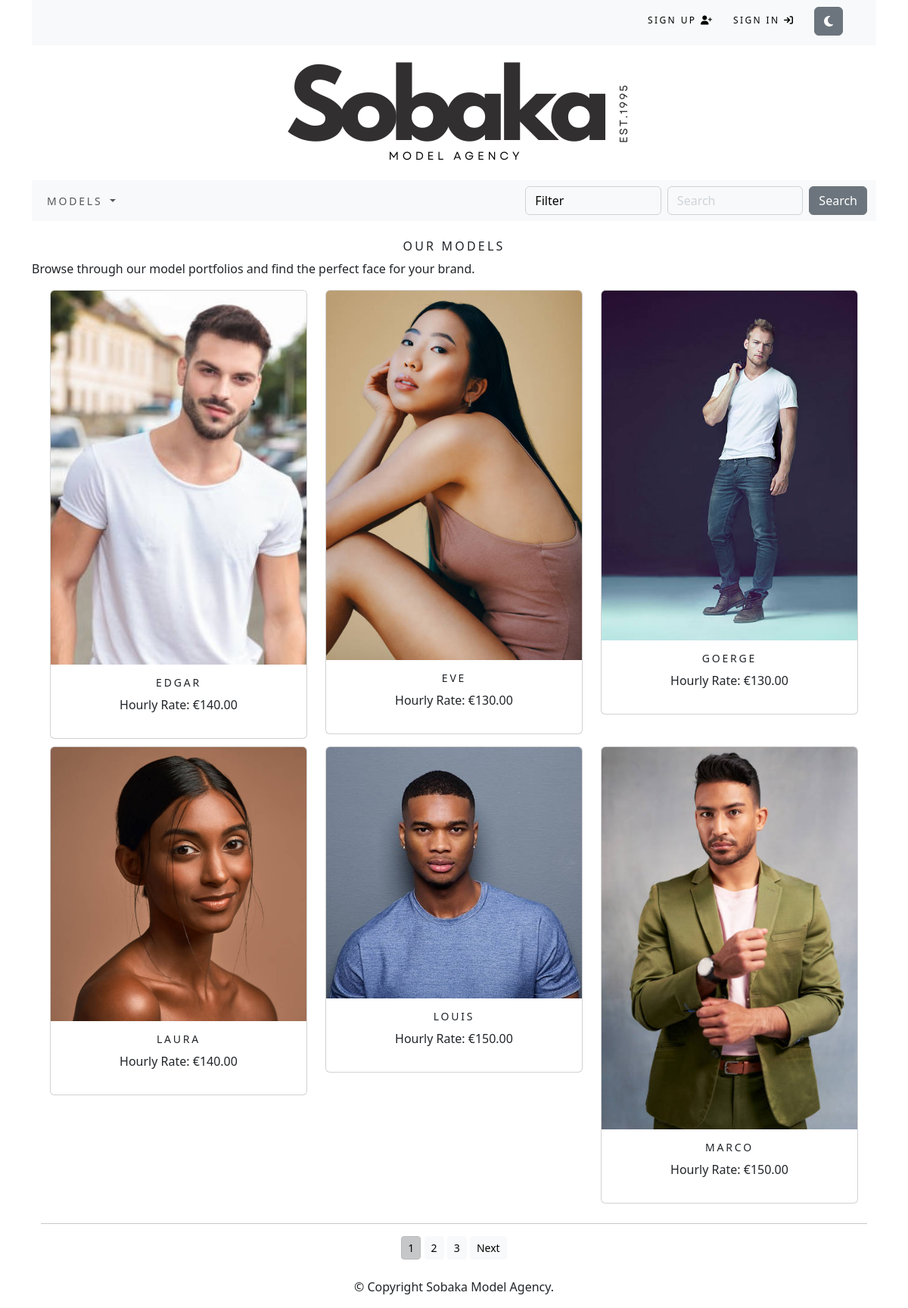
The page / on the database its author committed.
### sobaka/models.py (models this page shows, shortened)
class Human(models.Model):
    id = models.UUIDField(
        primary_key=True,
        default=uuid.uuid4,
        editable=False)
    name = models.CharField(max_length=250, unique=True)
    category = models.ForeignKey(Category, on_delete=models.CASCADE)
    price = models.DecimalField(max_digits=10, decimal_places=2)
    image1 = models.ImageField(upload_to=upload_to_human, blank=True)
    image2 = models.ImageField(upload_to=upload_to_human, blank=True)
    image3 = models.ImageField(upload_to=upload_to_human, blank=True)
    image4 = models.ImageField(upload_to=upload_to_human, blank=True)
    image5 = models.ImageField(upload_to=upload_to_human, blank=True)
    available = models.BooleanField(default=True)
    height = models.IntegerField(blank=True, null=True)
    shoe_size = models.IntegerField(blank=True, null=True)
    waist_size = models.IntegerField(blank=True, null=True)
    bust_size = models.IntegerField(blank=True, null=True)
    hip_size = models.IntegerField(blank=True, null=True)
    eye_color = models.CharField(max_length=250, blank=True)
    hair_color = models.CharField(max_length=250, blank=True)
    class Meta:
        ordering = ('name',)
        verbose_name = 'human'
        verbose_name_plural = 'humans'
    def get_absolute_url(self):
        return reverse('sobaka:human_detail', args=[self.category.id, self.id])

### sobaka/views.py (the view)
# urls.py: path('', views.hum_list, name = 'all_humans'),
def hum_list(request, category_id=None):
    category = None
    humans = Human.objects.filter(available=True)
    if category_id:
        category = get_object_or_404(Category, id=category_id)
        humans = Human.objects.filter(category=category, available=True)
    paginator = Paginator(humans, 6)  # Set the number of items per page
    try:
        page = int(request.GET.get('page', '1'))  # Get the current page number
    except ValueError:
        page = 1  # Default to page 1 if the page parameter is invalid
    try:
        humans = paginator.page(page)  # Get the humans for the current page
    except (EmptyPage, InvalidPage):
        humans = paginator.page(paginator.num_pages)  # Show the last page if the page is out of range
    return render(request, 'sobaka/category.html', {
        'category': category,
        'hums': humans,
        'page': page,  # Pass the current page to the template
    })

### cart/context_processors.py (called while the page is built)
def counter(request):
    item_count = 0
    if 'admin' in request.path:
        return {}
    else:
        try:
            cart = Cart.objects.filter(cart_id=_cart_id(request))
            cart_items = CartItem.objects.all().filter(cart=cart[:1])
            for cart_item in cart_items:
                item_count += cart_item.duration
        except Cart.DoesNotExist:
            item_count = 0
    return {'item_count':item_count}

### cart/views.py (called while the page is built)
def _cart_id(request):
    cart = request.session.session_key
    if not cart:
        cart = request.session.create()
    return cart

### sobaka/context_processors.py (called while the page is built)
def menu_links(request):
    links = Category.objects.all()
    return {'links':links}

### sobaka/models.py (called while the page is built)
    def get_absolute_url(self):
        return reverse('sobaka:humans_by_category', args=[self.id])

### sobaka/templates/sobaka/category.html (shortened to what this page needs)
{% extends "base.html" %}
{% load static %}
{% block content %}
    {% if category %}
        <div class="row my_row_class">
            <div class="mx-auto breadcrumb-nav">
                <p><a href="{% url 'sobaka:all_humans' %}">Our Models</a> | <a href="{% url 'sobaka:all_humans' %}">{{ category.name }}</a></p>
            </div>
        </div>
        <div class="mx-auto">
            {% if category.image %}
                <img class="my_image" src="{{ category.image.url }}" alt="{{ category.name }}">
            {% endif %}
        </div>
        <br>
        <div>
            <h1 class="text-center my_title">{{ category.name }}</h1>
            <p class="text-justify">{{ category.description }}</p>
        </div>
    {% else %}
        <br>
        <div>
            <h1 class="text-center my_title">Our Models</h1>
            <p class="text-justify">Browse through our model portfolios and find the perfect face for your brand.</p>
        </div>
    {% endif %}
    <div class="container">
        <div class="row mx-auto">
            {% for human in hums %}
                <div class="my_bottom_margin col-9 col-lg-4 col-sm-12 col-md-4">
                    <div class="card text-center" style="min-width:18rem;">
                        <a class="img" href="{{ human.get_absolute_url }}"><img class="card-img-top my_image" src="{{ human.image1.url }}" alt="{{ human.name }}"></a>
                        <div class="card-body">
                            <h4>{{ human.name }}</h4>
                            <p>Hourly Rate: €{{ human.price }}</p>
                        </div>
                    </div>
                </div>
            {% endfor %}
        </div>
        <div class="mx-auto">
            {% if hums.paginator.num_pages > 1 %}
                <hr>
                <div class="text-center">
                    {% for pg in hums.paginator.page_range %}
                        <a href="?page={{ pg }}" class="btn btn-light btn-sm paginator-btn {% if hums.number == pg %}active{% endif %}">{{ pg }}</a>
                    {% endfor %}
                    {% if hums.has_next %}
                        <a href="?page={{ hums.next_page_number }}" class="btn btn-light btn-sm paginator-btn">Next</a>
                    {% endif %}
                </div>
            {% endif %}
        </div>
        <br>
    </div>
{% endblock %}

### sobaka/templates/base.html (shortened to what this page needs)
{% load static %}
<!DOCTYPE html>
<html lang="en">
<head>
    <link rel="stylesheet" href="{% static 'css/custom.css' %}">
       <link href="https://cdn.jsdelivr.net/npm/bootstrap@5.3.3/dist/css/bootstrap.min.css" rel="stylesheet">
</head>
<body>
    <div class="container">
      <div class="container-fluid bg-light navbar-fixed-top my_top_navbar_div">
        {% include 'top-navbar.html' %}
      </div>
		  {% include 'header.html' %}
		  {% include 'navbar.html' %}
		  {% block content %}
		  {% endblock %}
		{% include 'footer.html' %}
    </div>
    <link rel="stylesheet" href="https://cdnjs.cloudflare.com/ajax/libs/font-awesome/6.6.0/css/all.min.css">
</body>
</html>

### accounts/templates/top-navbar.html (shortened to what this page needs)
{% load static %}
<div class="container">
    <div class="my_custom_menu">
        <ul>
            {% if user.is_authenticated %}
            <li>
                <a href="#" class="dropdown-toggle" data-bs-toggle="dropdown" aria-haspopup="true" aria-expanded="false">
                    Welcome, {{ user.username }} <i class="fas fa-user-circle"></i>
                </a>
                <div class="dropdown-menu dropdown-menu-right">
                    <a href="{% url 'accounts:profile' %}" class="dropdown-item">Account</a>
                    <form method="post" action="{% url 'logout' %}">
                        {% csrf_token %}
                        <button type="submit" class="dropdown-item" style="border: none; background: none;">Sign Out <i class="fas fa-sign-out-alt"></i>
                        </button>
                    </form>
                </div>
            </li>
            {% else %}
            <li>
                <a href="{% url 'accounts:signup' %}">Sign Up <i class="fas fa-user-plus"></i></a>
            </li>
            <li>
                <a href="{% url 'login' %}">Sign In <i class="fas fa-sign-in"></i></a>
            </li>
            {% endif %}
            <li>
                <button id="theme-toggle" class="btn btn-secondary">
                    <i id="theme-icon" class="fas fa-moon"></i>
                </button>
            </li>
        </ul>
    </div>
</div>

### sobaka/templates/header.html
{% load static %}
<header>
    <div style="text-align: center;">
        <a href="{% url 'sobaka:all_humans' %}">
            <img id="logo" class="logopic" src="{% static 'images/logo.png' %}" alt="Sobaka Model Agency Home Page">
        </a>
    </div>
</header>

### sobaka/templates/navbar.html (shortened to what this page needs)
<nav class="navbar navbar-expand-lg navbar-light bg-light">
  <div class="container-fluid">
    <div class="collapse navbar-collapse" id="navbarSupportedContent">
      <ul class="navbar-nav me-auto mb-2 mb-lg-0">
        <li class="nav-item dropdown">
          <a class="nav-link dropdown-toggle" href="#" id="navbarDropdown" role="button" data-bs-toggle="dropdown" aria-expanded="false">
            Models
          </a>
        </li>
      </ul>
      <form class="d-flex" action="{% url 'search_app:searchResult'%}" method="get">
        <select name="attribute" class="form-control me-2" id="attribute-select">
          <option value="">Filter</option>
        </select>
        <input class="form-control me-2" type="search" placeholder="Search" aria-label="Search" name="q">
        <button class="btn btn-secondary my-2 my-sm-0" type="submit">Search</button>
      </form>
    </div>
  </div>
</nav>

### sobaka/templates/footer.html
<div class = "footer navbar-fixed-bottom my-footer">
	<p class = "text-center">&copy; Copyright Sobaka Model Agency.</p>
</div>

### static/css/custom.css (style rules this page uses)
.nav-item { letter-spacing: .2em; font-size: 14px; text-transform: uppercase; }
.logopic { height: 50%; }
.form-control { background-color: #f8f9fa !important; color: #000000 !important; border: 1px solid #ced4da !important; }
.form-control::placeholder { color: #ced4da !important; }
.my_image { width: 100%; height: auto; }
.my_title { font-size: 16px; text-transform: uppercase; letter-spacing: .2em; }
.my_bottom_margin { margin-bottom: 10px; }
.card-body h4 { font-size: 14px; text-transform: uppercase; letter-spacing: .2em; }
.my_top_navbar_div { height: 60px; line-height: 50px; }
.my_custom_menu { text-align: right !important; }
.my_custom_menu ul li { list-style: none; color: #000; text-transform: uppercase; letter-spacing: .2em; font-size: 12px; padding-right: 20px; display: inline; }
.my_custom_menu ul li a { text-decoration: none; color: #000; list-style: none; text-transform: uppercase; letter-spacing: .2em; font-size: 12px; }

### rows shown on the page
Human: image1 (picture), name "EDGAR", price "140.00"
Human: image1 (picture), name "EVE", price "130.00"
Human: image1 (picture), name "GOERGE", price "130.00"
Human: image1 (picture), name "LAURA", price "140.00"
Human: image1 (picture), name "LOUIS", price "150.00"
Human: image1 (picture), name "MARCO", price "150.00"

### other values the page prints
{{ pg }} "1" "2" "3"
